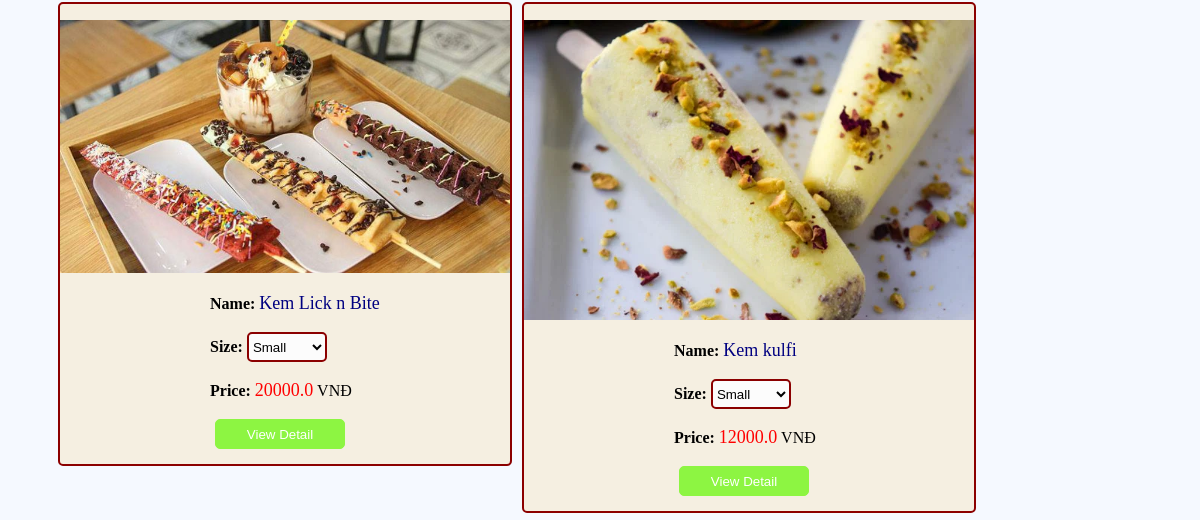
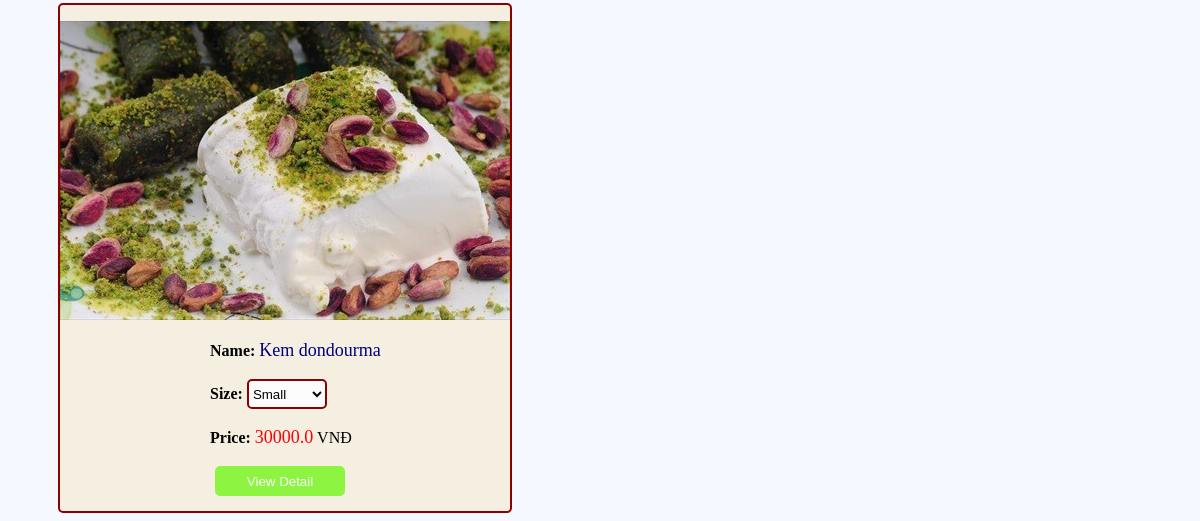
/home/ (lower part), run on an earlier commit of the app's database (2 pictures, top to bottom).
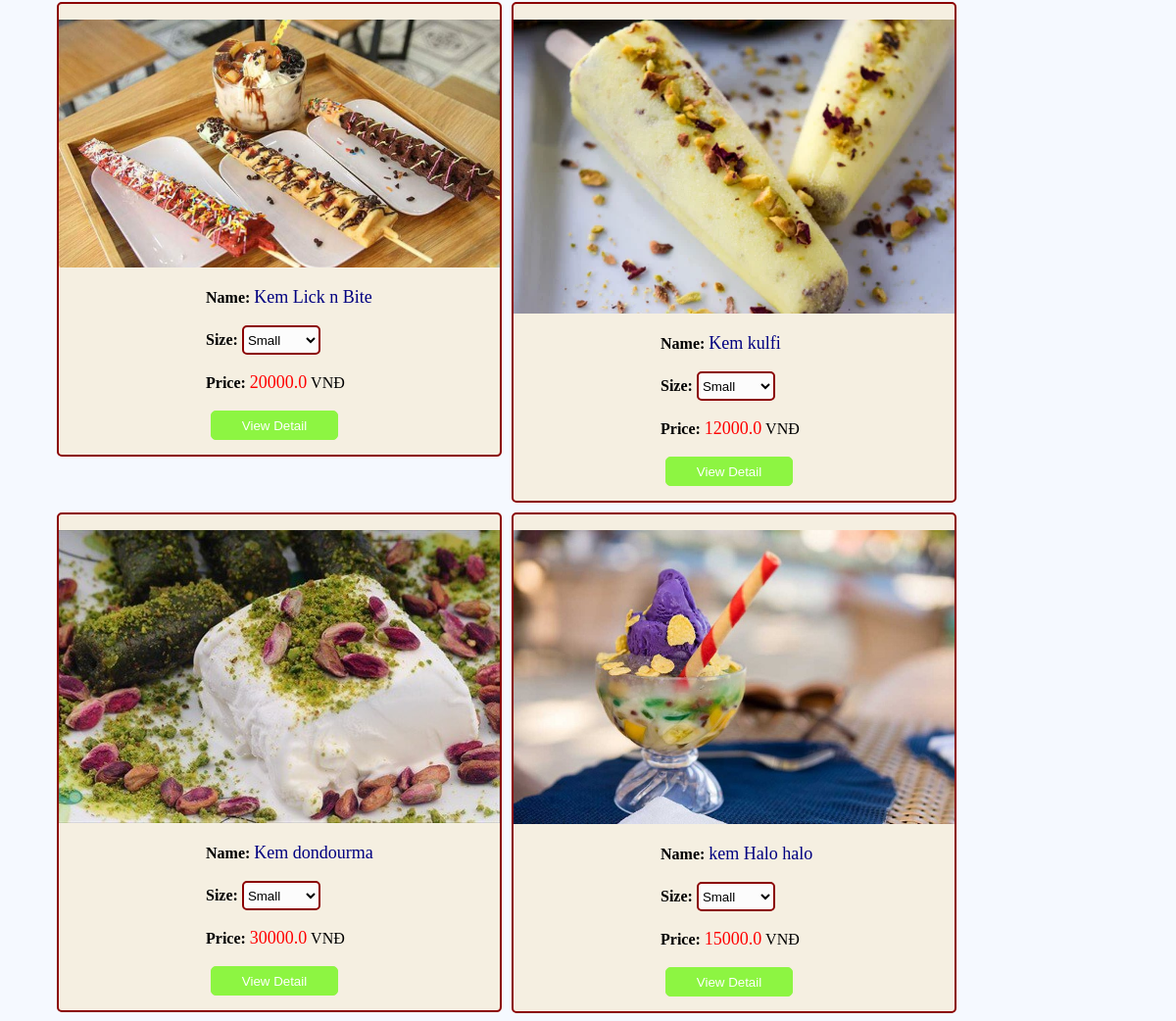
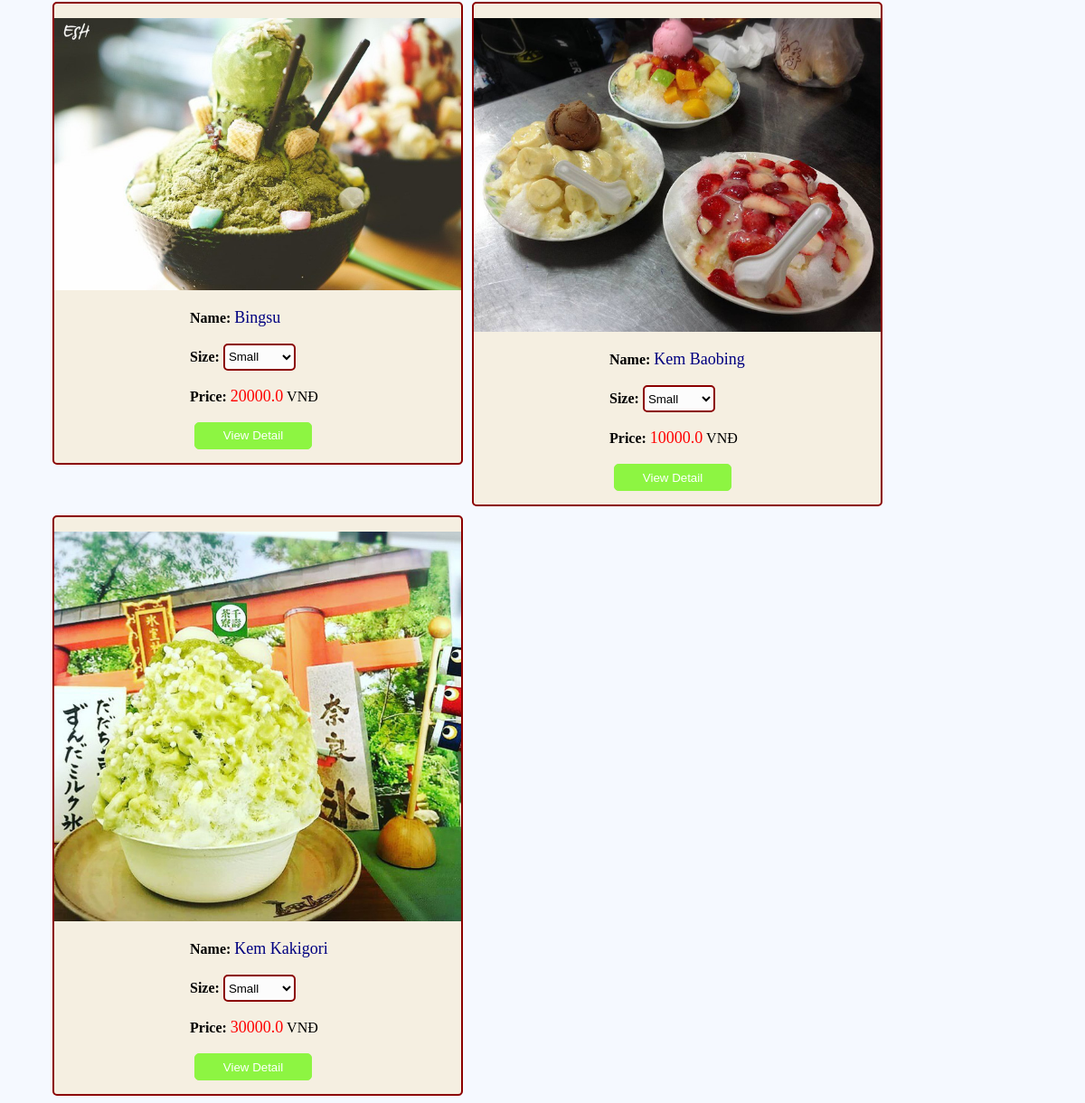
And on a later commit of the database (2 pictures, top to bottom).
### order/models.py (models this page shows, shortened)
class Ice_Cream(models.Model):
    name = models.CharField(max_length=200)
    images = models.ImageField()
    price = models.FloatField(default=0)
    ice_size = (
        ('S', 'Small'),
        ('M', 'Medium'),
        ('L', 'Large'),
    )
    size = models.CharField(max_length=1, choices=ice_size)
    ice_categories = (
        ('N', 'Normal'),
        ('G', 'Good'),
        ('D', 'Delicious'),
    )
    categories = models.CharField(max_length=100, choices=ice_categories, default='')
    ice_frequency = (
        ('F', 'Favorite'),
        ('L', 'Little'),
    )
    frequencies = models.CharField(max_length=100, choices=ice_frequency, default='')
    description = models.TextField(max_length=1000, default='')

### order/views.py (the view)
# urls.py: 2. Add a URL to urlpatterns:  path('', views.home, name='home')
def home(request):
    context = {
        'user': request.user,
        'ice_cream': Ice_Cream.objects.all(),
    }
    return render(request, 'order/home.html', context)

### order/templates/order/home.html (shortened to what this page needs)
{% load static %}
<!DOCTYPE html>
<html lang="en">
<head>
    <link rel="stylesheet" type="text/css" href="{% static 'order/style.css' %}">
</head>
<body>
<div class="container">
    <div style="flex-wrap: wrap; display: flex; margin-left: 30px; margin-top: 30px; padding-left: 10px;">
        {% for item in ice_cream %}
        <div class="item"
             style="margin-left: 10px; height: fit-content; border-radius: 5px; background-color: rgb(245, 239, 225);">
            <form action="{% url 'detail' %}" method="post">
                <p><img src="{{item.images.url}}" width="450px" height="auto"></p>
                <div class="info" style="margin-left: 150px; margin-bottom: 15px;">
                    <div><strong>Name: </strong><font size="+1" color="navy">{{item.name}}</font></div>
                    <br/>
                    <div><strong>Size:</strong>
                        <select name="size"
                                style="border: solid 2px darkred; border-radius: 5px; width: 80px; height: 30px; background-color: rgb(252, 252, 252);">
                            <option value="S">Small</option>
                        </select>
                    </div>
                    <br/>
                    <div><strong>Price: </strong><font size="+1" color="red">{{item.price}}</font> VNĐ</div>
                    <br/>
                    <button type="submit" style="margin-left: 5px; border-radius: 5px; width: 130px; height: 30px;">View
                        Detail
                    </button>
                </div>
            </form>
        </div>
        {% endfor%}
    </div>
</div>
</body>
</html>

### order/static/order/style.css (style rules this page uses)
.container { width: 100%; height: 100%; background-color: rgb(245, 249, 255); }
body { background-color: rgb(245, 249, 255); min-height: 100vh; }
.item { border: 2px solid darkred; margin-top: 10px; height: fit-content; }
button { background-color: rgb(141, 245, 66); color: white; align-items: center; display: inline-block; border-radius: 3px; border: 1px solid rgb(141, 245, 66); }
.info { justify-content: center; }

What changed in the data, as far as the page shows it:
added Ice_Cream: images (picture), name "kem Halo halo", price "15000.0"
added Ice_Cream: images (picture), name "Bingsu", price "20000.0"
added Ice_Cream: images (picture), name "Kem Baobing", price "10000.0"
added Ice_Cream: images (picture), name "Kem Kakigori", price "30000.0"
